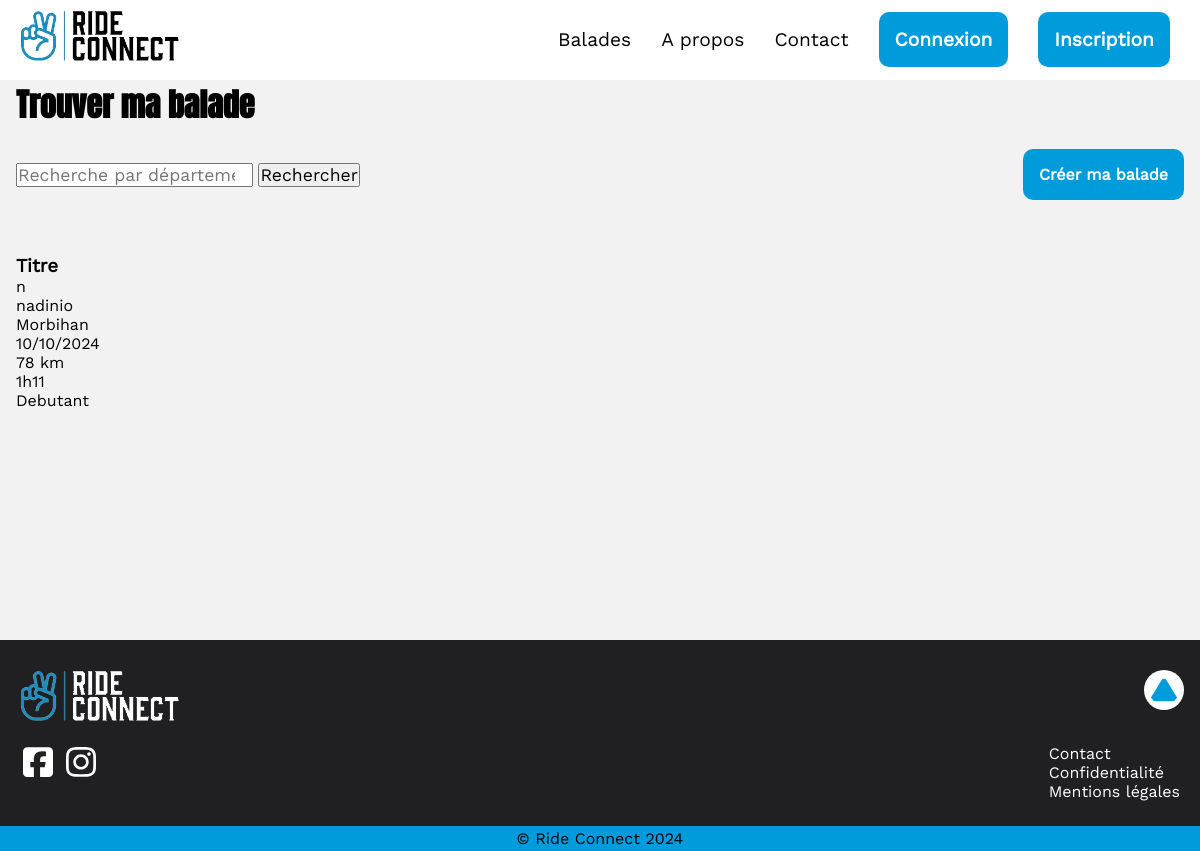
Before: /balades with the older database file.
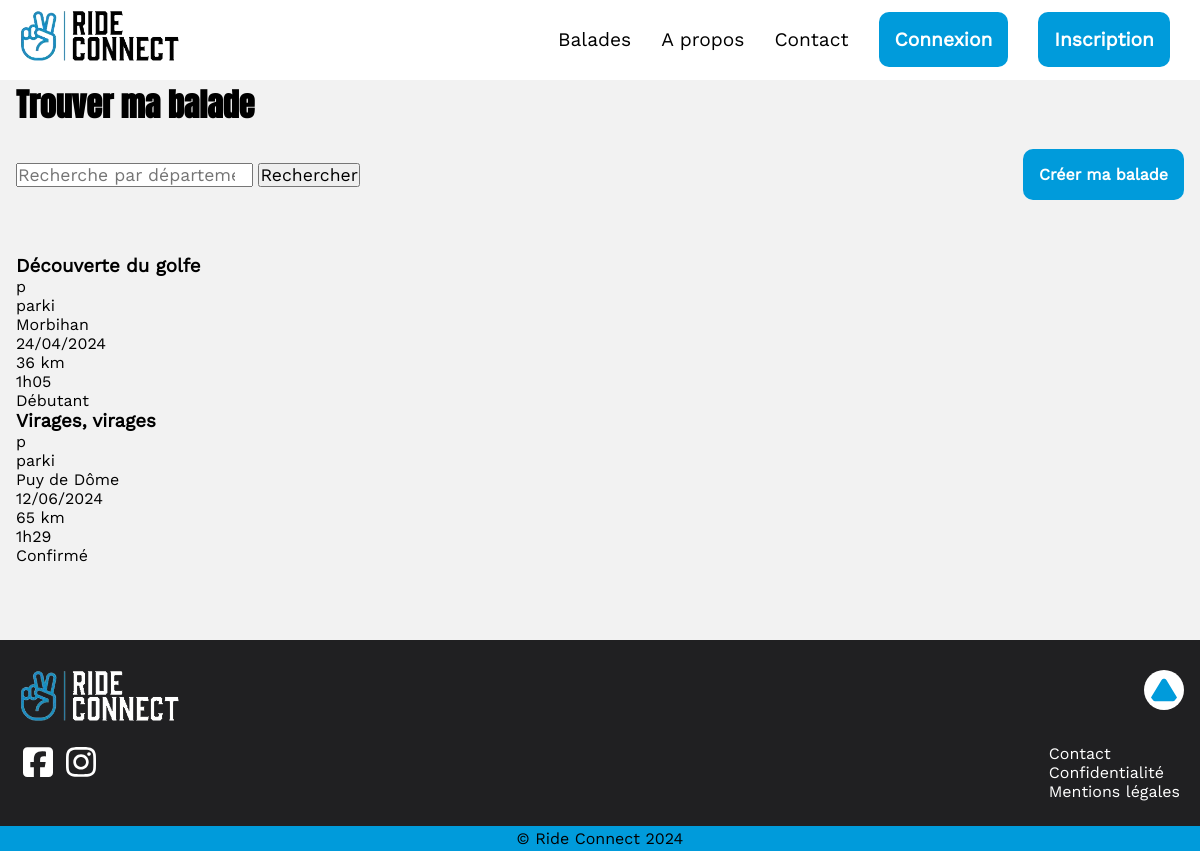
After: the same page with the newer database file.
### tables this page shows
CREATE TABLE `balade` (
  `idBalade` int(11) NOT NULL,
  `title` varchar(30) DEFAULT NULL,
  `date` date NOT NULL,
  `time` time NOT NULL,
  `length` int(11) NOT NULL,
  `duration` decimal(6,2) NOT NULL,
  `difficulty` varchar(20) DEFAULT NULL,
  `partNumber` int(11) NOT NULL,
  `startPoint` varchar(50) DEFAULT NULL,
  `arrival` varchar(50) DEFAULT NULL,
  `department` varchar(50) DEFAULT NULL,
  `region` varchar(50) DEFAULT NULL,
  `meetingPoint` varchar(100) NOT NULL,
  `precisions` text NOT NULL,
  `map` geometry DEFAULT NULL,
  `waypoints` text DEFAULT NULL,
  `idUser` int(11) NOT NULL
);

CREATE TABLE `_user` (
  `idUser` int(11) NOT NULL,
  `email` varchar(50) DEFAULT NULL,
  `password` varchar(200) DEFAULT NULL,
  `pseudo` varchar(15) NOT NULL,
  `name` varchar(50) DEFAULT NULL,
  `firstname` varchar(50) DEFAULT NULL,
  `isAdmin` tinyint(1) DEFAULT 0
);

### app/controllers/ridesController.php (called while the page is built, shortened)
<?php
class RidesController extends RideModel {
    public function index() {
        $rides = $this->makeRidesList();
        foreach($rides as $ride) {
            $params = ['balade.idUser' => $ride->idUser];
            $pseudo = $this->getCreatorPseudo($ride, $params);
        }
        include ROOT.'/app/views/rides.php';
    }
    public function makeRidesList() {
        $columns = ['idUser', 'idBalade', 'title', 'department', 'date', 'length', 'duration', 'difficulty'];
        if ($_SERVER['REQUEST_METHOD'] == 'POST') {
            if (isset($_POST['rideSearch']) && !empty($_POST['rideSearch'])) {
                $rides = $this->findAndOrder($columns, ['region' => $_POST['rideSearch'], 'department' => $_POST['rideSearch']], 'OR', 'date', 'ASC');
            }
            elseif (isset($_POST['rideSearch']) && empty($_POST['rideSearch'])) {
                $_SESSION['message'] = "Veuillez renseigner un département ou une région.";
                $rides = $this->findAndOrder($columns, $params = [], "", 'date', 'ASC');
            }
        }
        else {
            $rides = $this->findAndOrder($columns, $params = [], "", 'date', 'ASC');
        }
        return $rides;
    }
}

### index.php (called while the page is built, shortened)
<?php
$routage = new routage;
$routage->start();
?>

### app/models/model.php (called while the page is built, shortened)
<?php
class Model extends DbConnector {
    protected $table;
    public function request(string $sql, array $params = null) {
        $this->db = DbConnector::getInstance();
        if ($params !== null) {
            $query = $this->db->prepare($sql);
            $query->execute($params);
            return $query;
        }
        else {
            return $this->db->query($sql);
        }
    }
    public function findAndOrder(array $columns, array $params, $operator, $order, $way) {
        if(!empty($order)) {
            $orderBy = ' ORDER BY '.$order." $way";
        }
        if (empty($columns)) {
            $columnsList = ' * ';
        }
        else {
            $columnsList = implode(', ', $columns);
        }
        $where = '';
        $values = [];
        $result = $this->request('SELECT '.$columnsList.' FROM '.$this->table.$where.$orderBy, $values)->fetchAll();
        return $result;
    }
    public function findSomeWithJoin(array $columns = [], array $joinParams = [], array $params = []) {
        if (empty($columns)) {
            $columnsList = ' * ';
        }
        else {
            $columnsList = implode(', ', $columns);
        }
        $query = 'SELECT '.$columnsList.' FROM ' .$this->table;
        if (!empty($joinParams)) {
            foreach($joinParams as $joinParam) {
                $query .= ' JOIN ' .$joinParam['table'].' ON '.$joinParam['condition'];
            }
        }
        $where = '';
        $values = [];
        if (!empty($params)) {
            $where = ' WHERE ';
            $fields = [];
            foreach($params as $field => $value) {
                $fields[] = "$field = ?";
                $values[] = $value;
            }
            $where .= implode(' AND ', $fields);
        }
        $query .= $where;
        $result = $this->request($query, $values)->fetchAll();
        return $result;
    }
}

### app/models/rideModel.php (called while the page is built, shortened)
<?php
class RideModel extends Model {
    public function __construct() {
        $this->table = 'balade';
    }
    protected function getCreatorPseudo($ride, $params) {
        $columns = ['_user.pseudo'];
        $joinParams = [
            [
            'table' => '_user',
            'condition' => 'balade.idUser = _user.idUser'
            ]
        ];
        return $this->findSomeWithJoin($columns, $joinParams, $params);
    }
}

### app/models/DbConnector.php (called while the page is built, shortened)
<?php
class DbConnector extends PDO {
    private static $instance;
    public function __construct() {
        $dsn = 'mysql:dbname='.$_ENV['DB_NAME'].';host='.$_ENV['DB_HOST'];
    }
    public static function getInstance(): ?self {
        if(self::$instance === null) {
            try {
                self::$instance = new self();
            } catch(PDOException $e) {
                error_log($e->getMessage());
                $_SESSION['error'] = "Cette fonctionnalité est actuellement indisponible. Nos excuses pour la gêne occasionée.";
                return null;
            }
        }
        return self::$instance;
    }
}

### app/views/rides.php (the view, shortened to what the changed rows need)
<?php include ROOT.'/app/views/header.php'; ?>
<main id="ridesPage" class="container">
    <h1>Trouver ma balade</h1>
    <section id="rideList">
        <?php if (isset($rides)) : ?>
        <div>
            <?php foreach ($rides as $index => $ride) :?>
            <article>
                <a href="balades/<?= $ride->idBalade ?>"><h3>
                    <?= $ride->title?>
                </h3></a>
                <div>
                    <p><?= substr($pseudo[$index]->pseudo, 0, 1) ?></p>
                    <p><?= $pseudo[$index]->pseudo ?></p>
                </div>
                <div>
                    <p><?= $ride->department ?></p>
                </div>
                <div>
                    <p><?= date("d/m/Y", strtotime($ride->date)) ?></p>
                    <p><?= $ride->length ?> km</p>
                </div>
                <div>
                    <p>
                        <?php
                        if((($ride->duration)/60) < 1) {
                            echo (round(($ride->duration)%60).' min');
                        }
                        else {
                            echo (floor(($ride->duration)/60).'h'.sprintf('%02d', (round(($ride->duration)%60)))) ;
                        }
                        ?>
                    </p>
                    <p><?= ucfirst($ride->difficulty) ?></p>
                </div>
            </article>
            <?php endforeach ?>
            <?php endif ?>
        </div>
    </section>
</main>

Changed rows visible on the page:
removed balade: title "Titre", idUser.pseudo "n", idUser.pseudo "nadinio", department "Morbihan", date "10/10/2024", length "78", floor(($ride->duration)/60) "1", ($ride->duration)%60 "11", difficulty "Debutant"
added balade: title "Découverte du golfe", idUser.pseudo "p", idUser.pseudo "parki", department "Morbihan", date "24/04/2024", length "36", floor(($ride->duration)/60) "1", ($ride->duration)%60 "05", difficulty "Débutant"
added balade: title "Virages, virages", idUser.pseudo "p", idUser.pseudo "parki", department "Puy de Dôme", date "12/06/2024", length "65", floor(($ride->duration)/60) "1", ($ride->duration)%60 "29", difficulty "Confirmé"
